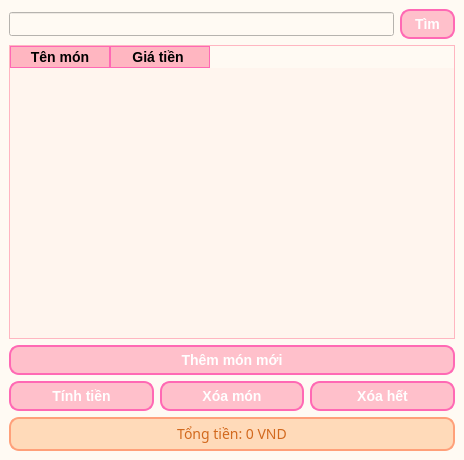
<?xml version="1.0" encoding="UTF-8"?>
<ui version="4.0">
 <class>MainWindow</class>
 <widget class="QMainWindow" name="MainWindow">
  <property name="geometry">
   <rect>
    <x>0</x>
    <y>0</y>
    <width>464</width>
    <height>460</height>
   </rect>
  </property>
  <property name="windowTitle">
   <string>Ứng dụng tính hóa đơn</string>
  </property>
  <property name="styleSheet">
   <string notr="true">/* Áp dụng font chữ */
QWidget {
    font-family: &quot;Comic Sans MS&quot;, &quot;Arial&quot;, sans-serif;
    font-size: 14px;
    background-color: #FFFAF3; /* Màu nền kem nhẹ */
}

/* Nút bấm */
QPushButton {
    background-color: #FFC0CB; 
    border: 2px solid #FF69B4;
    border-radius: 10px;
    padding: 5px;
    font-size: 14px;
    font-weight: bold;
    color: white;
}

QPushButton:hover {
    background-color: #FF69B4; /* Đậm hơn khi hover */
}

QPushButton:pressed {
    background-color: #FF1493;
}

/* Bảng hiển thị món */
QTableWidget {
    background-color: #FFF5EE;
    border: 1px solid #FFB6C1;
    gridline-color: #FF69B4;
}

QHeaderView::section {
    background-color: #FFB6C1;
    font-weight: bold;
    border: 1px solid #FF69B4;
}

/* Nhãn tổng tiền */
QLabel#lbTotal {
    background-color: #FFDAB9;
    border: 2px solid #FFA07A;
    border-radius: 10px;
    padding: 5px;
    color: #D2691E;
}
</string>
  </property>
  <widget class="QWidget" name="centralwidget">
   <layout class="QVBoxLayout" name="verticalLayout">
    <item>
     <layout class="QHBoxLayout" name="horizontalLayout">
      <item>
       <widget class="QLineEdit" name="lineEdit"/>
      </item>
      <item>
       <widget class="QPushButton" name="pushButton">
        <property name="text">
         <string>  Tìm  </string>
        </property>
       </widget>
      </item>
     </layout>
    </item>
    <item>
     <layout class="QHBoxLayout" name="horizontalLayout_3">
      <item>
       <widget class="QTableWidget" name="tableWidget">
        <column>
         <property name="text">
          <string>Tên món</string>
         </property>
        </column>
        <column>
         <property name="text">
          <string>Giá tiền </string>
         </property>
        </column>
       </widget>
      </item>
     </layout>
    </item>
    <item>
     <widget class="QPushButton" name="btnThemMon">
      <property name="text">
       <string>Thêm món mới</string>
      </property>
     </widget>
    </item>
    <item>
     <layout class="QHBoxLayout" name="horizontalLayout_2">
      <item>
       <widget class="QPushButton" name="btnTinhTien">
        <property name="text">
         <string>Tính tiền</string>
        </property>
       </widget>
      </item>
      <item>
       <widget class="QPushButton" name="btnXoa">
        <property name="text">
         <string>Xóa món</string>
        </property>
       </widget>
      </item>
      <item>
       <widget class="QPushButton" name="btnClearAll">
        <property name="text">
         <string>Xóa hết</string>
        </property>
       </widget>
      </item>
     </layout>
    </item>
    <item>
     <widget class="QLabel" name="lbTotal">
      <property name="font">
       <font>
        <family>Comic Sans MS,Arial,sans-serif</family>
        <pointsize>-1</pointsize>
       </font>
      </property>
      <property name="text">
       <string>Tổng tiền: 0 VND</string>
      </property>
      <property name="alignment">
       <set>Qt::AlignCenter</set>
      </property>
     </widget>
    </item>
   </layout>
  </widget>
 </widget>
 <resources/>
 <connections/>
</ui>
